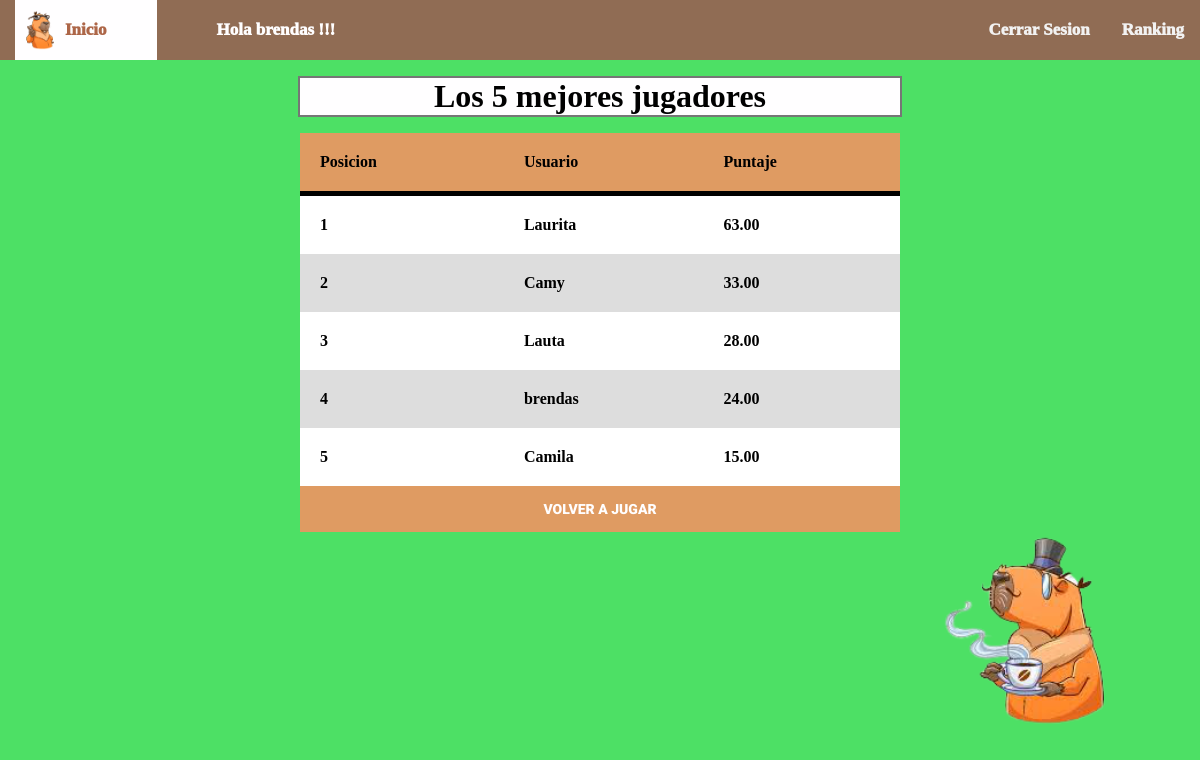
The page /tablero/ (signed in) on the database its author committed.
### Quiz1/models.py (models this page shows, shortened)
class QuizUsuario(models.Model):
	usuario = models.OneToOneField(User, on_delete=models.CASCADE)
	puntaje_total = models.DecimalField(verbose_name='Puntaje Total', default=0, decimal_places=2, max_digits=10)

### Quiz1/views.py (the view)
# urls.py: path('tablero/',tablero, name='tablero'),
def tablero(request):
	total_usaurios_quiz = QuizUsuario.objects.order_by('-puntaje_total')[:5]
	contador = total_usaurios_quiz.count()
	context = {
		'usuario_quiz':total_usaurios_quiz,
		'contar_user':contador
	}
	return render(request, 'play/tablero.html', context)

### template/play/tablero.html (shortened to what this page needs)
<!DOCTYPE html>
<html lang="es">
<head>
    <link rel="stylesheet" href="{% static 'css/styleTablero.css' %}">
</head>
<body>
    <header>
        <nav class="menu">
            <a href="/logout_vista/" class="active"> <img src="{% static 'css/Carpi2.png' %}" class="caprincho"/>Inicio</a>
            <a href="#" class="user">Hola {{user}} !!!</a>
            <a href="/tablero/" class="direcciones">Ranking</a>
            <a href="/logout_vista/" class="direcciones">Cerrar Sesion</a>
        </nav>
      </header>
    <h1>
        <span class="info">
            Los {{contar_user}} mejores jugadores
        </span>
    </h1>
{% block contenido %}
<div id="main-container">
    <table>
        <thead>
            <tr>
                <th>Posicion</th>
                <th>Usuario</th>
                <th>Puntaje</th>
            </tr>
        </thead>
        <tbody>
            {% for user_quiz in usuario_quiz %}
                <tr>
                    <th>{{forloop.counter}}</th>
                    <th>{{user_quiz.usuario.username}}</th>
                    <th>{{user_quiz.puntaje_total}}</th>
                </tr>
            {% endfor %}
        </tbody>
    </table>
    <div class="botones_finales">
        <a href="/niveles/">
            <button id="start" class="btn-success">
                Volver a Jugar
            </button>
        </a>
    </div>
    <img src="{% static 'css/Carpi3.jpg' %}" width="340" height="200"/>
</div>
{% endblock %}
</body>
</html>

### static/css/styleTablero.css (style rules this page uses)
* { margin:0; margin-top:0; }
.menu { background-color: #906c54; overflow: hidden; padding: 0px; position: sticky; }
.menu a { float: right; display: block; color: #f2f2f2; text-align: center; padding: 20px 16px; text-decoration: none; font-size: 17px; box-sizing: border-box; font-weight:1000; }
.menu a.active { float: left; background-color: #fffeff; color: #ad6648; padding: 20px 50px; position: relative; left: 15px; font-weight:1000 }
.menu a.user { float: left; color: #fffeff; padding: 20px 50px; position: relative; left: 15px; font-weight:1000; margin:0 10px }
.caprincho { width: 70px; float: inherit; position: absolute; top: 10px; left: -10px ; }
body { background-image: url("https://www.wowpatterns.com/assets/files/resource_images/cotton-flowers-pattern.jpg"); background-color: rgb(77, 224, 101); text-align: center; padding-top: 0pc; }
h1 { margin: 0.5em auto; border: #767676 solid 2px; background-color: #fffeff; max-width: 50%; text-align: center; font-family: 'Staatliches', cursive; }
#main-container img { padding-left: 93%; padding-top: 0%; }
#main-container { margin: 5px auto; width: 600px; }
table { background-color: white; text-align: left; border-collapse: collapse; width: 100%; font-family: 'Staatliches', cursive; }
th, td { padding: 20px; }
thead { background-color: #df9b62; border-bottom: solid 5px #000; color: #000; font-family: 'Staatliches', cursive; }
tr:nth-child(even) { background-color: #ddd; }
.botones_finales a { text-decoration:none; }
button { font-family: "Roboto", sans-serif; text-transform: uppercase; outline: 0; background: #df9b62; color:#fffeff; width: -webkit-fill-available; border: 0; padding: 15px; font-size: 14px; -webkit-transition: all 0.3 ease; transition: all 0.3 ease; cursor: pointer; display:block; margin:auto; font-weight:1000 }

### rows shown on the page
QuizUsuario: usuario.username "Laurita", puntaje_total "63.00"
QuizUsuario: usuario.username "Camy", puntaje_total "33.00"
QuizUsuario: usuario.username "Lauta", puntaje_total "28.00"
QuizUsuario: usuario.username "brendas", puntaje_total "24.00"
QuizUsuario: usuario.username "Camila", puntaje_total "15.00"

### other values the page prints
{{ user }} "brendas"
{{ contar_user }} "5"
